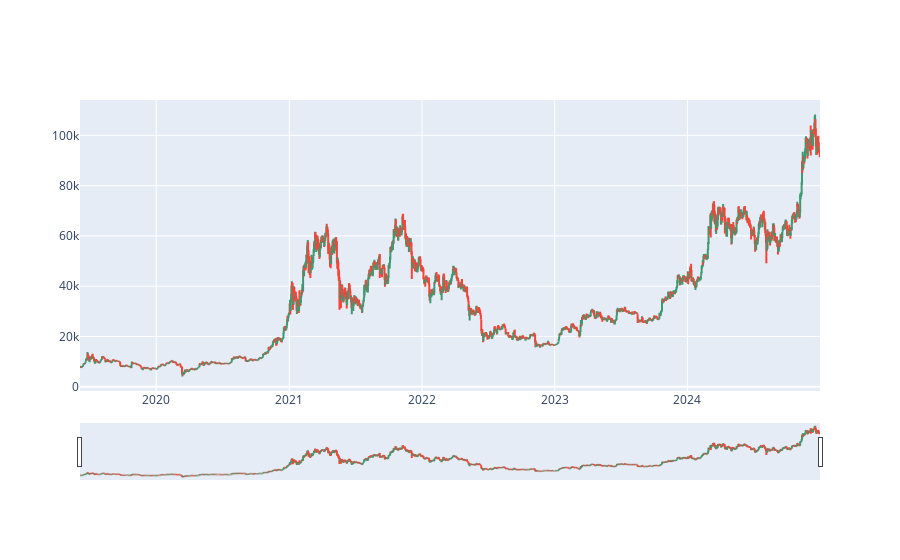

Here is the notebook cell this chart was saved with:
### Code cell
## Train,val,test using WFO
data_params = {
    'data_dir': 'crypto_data',
    'lag_periods': 7,
    'min_outliers': .23,
    'max_outliers': .77
}
use_stacking = True
use_blending = False
trend_indicators = [ 'emaf', 'emam', 'emas', 'rsi', 'macd', 'adx']
threshold = 0.6 # ???
symbols =['BTC-USD']

for symbol in symbols:
# for name in tqdm(tickers):
    print(f'=== symbol: {symbol}, stacking: {use_stacking}, blending: {use_blending} ===')

    ## Features
    OHLCV = ['Open', 'High', 'Low', 'Close', 'Volume']

    # Trend features
    data_with_trend, new_trend_features = get_trend_data(symbol, OHLCV, data_params)
    features = new_trend_features + trend_indicators
    data_with_features = data_with_trend[features + ['Target', 'Date']]

    ## Store data
    data_with_features = merge_and_store_data(data_with_trend, symbol, compress=True)
    # display(data_with_features.tail(10))

    ## Prediction
    model_funcs = get_models()
    print(f'Models: {model_funcs}')
    predict_process(model_funcs, data_with_features, features, use_stacking, use_blending)

    ## Plot
    plot_data(data_with_features)

### Figure 1 — Plotly figure (JSON) as saved in the notebook; plotly's stock layout.template omitted (floating-point values rounded to 4 significant figures; data arrays with more than 128 entries replaced by an {"elided": "..."} marker saying what was removed)
{"data": [{"close": {"elided": "2035 float values"}, "high": {"elided": "2035 float values"}, "low": {"elided": "2035 float values"}, "open": {"elided": "2035 float values"}, "type": "ohlc", "x": {"elided": "2035 str values"}}], "layout": {}}
